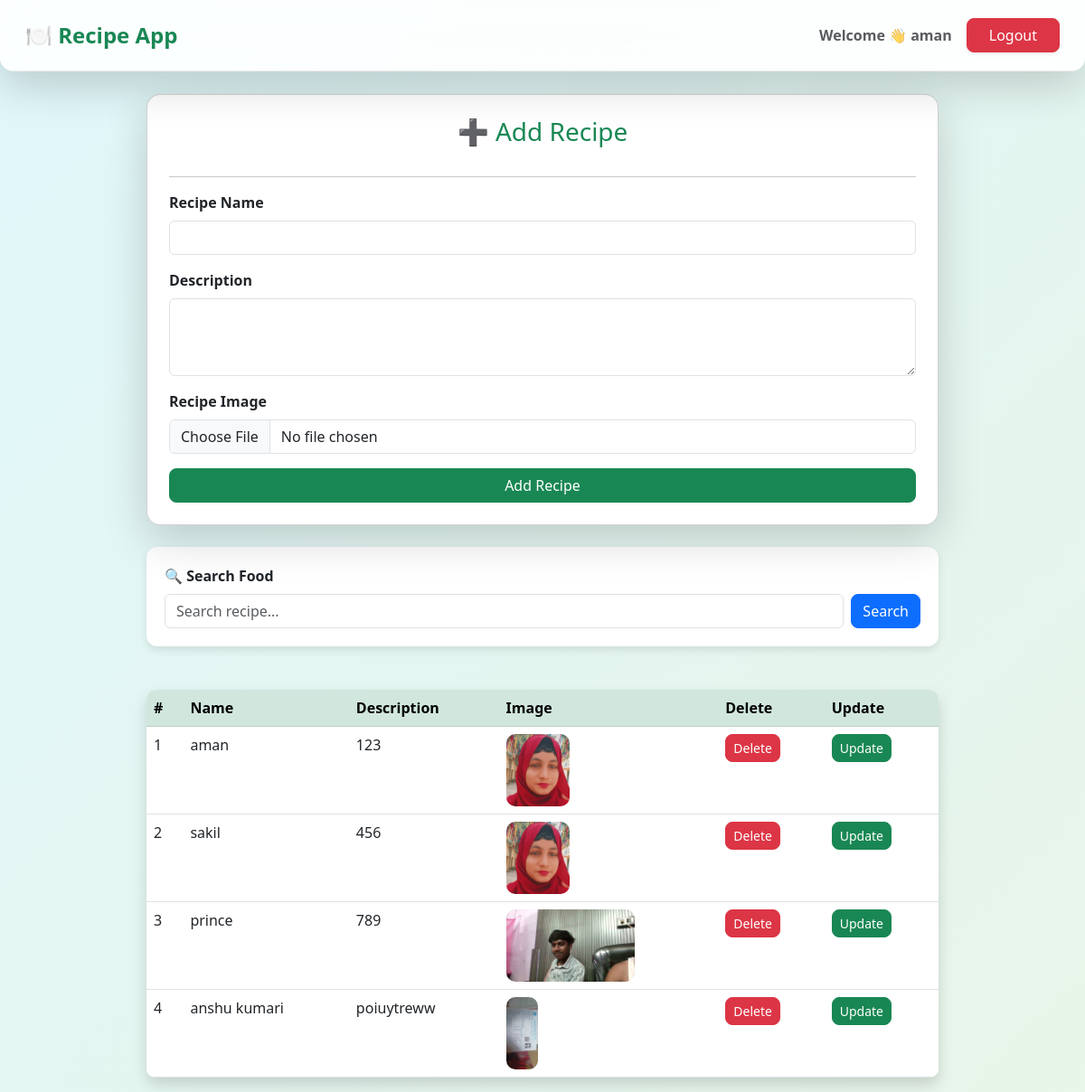
/receipes/ (signed in), run on the app's committed database.
### vege/models.py (models this page shows)
class Receipe(models.Model):
    user=models.ForeignKey(User, on_delete=models.SET_NULL,null=True,blank=True)
    receipe_name=models.CharField(max_length=100)
    receipe_description=models.TextField()
    receipe_image=models.ImageField(upload_to="receipe")
    receipe_view_count=models.IntegerField(default=1)

### vege/views.py (the view, shortened to what this page needs)
# urls.py: path('receipes/', views.receipes),
@login_required(login_url="/login/")
def receipes(request):
    queryset=Receipe.objects.all()
    search_query = request.GET.get('search')
    if search_query:
        queryset = queryset.filter(receipe_name__icontains=search_query)
    context={'receipes':queryset}
    return render(request,'receipes.html',context)

### vege/templates/receipes.html (shortened to what this page needs)
<!DOCTYPE html>
<html>
<head>
  <link href="https://cdn.jsdelivr.net/npm/bootstrap@5.3.0/dist/css/bootstrap.min.css" rel="stylesheet">
</head>
<body>
<nav class="navbar navbar-expand-lg shadow-lg py-3 fixed-top"
     style="background: rgba(255,255,255,0.9); backdrop-filter: blur(15px); border-bottom: 1px solid #eee;">
  <div class="container-fluid">
    <a class="navbar-brand fw-bold fs-4 text-success ms-3">
      🍽 Recipe App
    </a>
    <div class="d-flex align-items-center gap-3 me-3">
      <span class="text-muted fw-semibold">
        Welcome 👋 {{ request.user.username }}
      </span>
      <form action="/logout/" method="POST" class="m-0">
        <button class="btn btn-danger px-4 shadow-sm">
          Logout
        </button>
      </form>
    </div>
  </div>
</nav>
<div class="container mt-4" style="max-width: 900px;">
  <form method="POST" enctype="multipart/form-data" class="card p-4 shadow-lg">
    <h3 class="text-center mb-3 text-success">➕ Add Recipe</h3>
    <hr>
    <div class="mb-3">
      <label class="form-label fw-semibold">Recipe Name</label>
      <input type="text" name="receipe_name" class="form-control" required>
    </div>
    <div class="mb-3">
      <label class="form-label fw-semibold">Description</label>
      <textarea name="receipe_description" class="form-control" rows="3" required></textarea>
    </div>
    <div class="mb-3">
      <label class="form-label fw-semibold">Recipe Image</label>
      <input type="file" name="receipe_image" class="form-control">
    </div>
    <button class="btn btn-success w-100">Add Recipe</button>
  </form>
  <div class="search-box mt-4">
    <form method="GET">
      <label class="form-label fw-semibold">🔍 Search Food</label>
      <div class="d-flex gap-2">
        <input type="text" name="search" class="form-control" placeholder="Search recipe...">
        <button class="btn btn-primary">Search</button>
      </div>
    </form>
  </div>
  <div class="mt-5">
    <table class="table table-hover shadow bg-white">
      <thead class="table-success">
        <tr>
          <th>#</th>
          <th>Name</th>
          <th>Description</th>
          <th>Image</th>
          <th>Delete</th>
          <th>Update</th>
        </tr>
      </thead>
      <tbody>
        {% for receipe in receipes %}
        <tr>
          <td>{{ forloop.counter }}</td>
          <td>{{ receipe.receipe_name }}</td>
          <td>{{ receipe.receipe_description }}</td>
          <td>
            {% if receipe.receipe_image %}
              <img src="{{ receipe.receipe_image.url }}" height="80">
            {% else %}
              No Image
            {% endif %}
          </td>
          <td>
            <form action="/delete-receipe/{{ receipe.id }}/" method="POST">
              <button class="btn btn-danger btn-sm">Delete</button>
            </form>
          </td>
          <td>
            <a href="/update-receipe/{{ receipe.id }}/" class="btn btn-success btn-sm">Update</a>
          </td>
        </tr>
        {% endfor %}
      </tbody>
    </table>
  </div>
</div>
</body>
</html>

### vege/templates/receipes.html (style rules this page uses)
body { background: linear-gradient(135deg, #e0f7fa, #e8f5e9); min-height: 100vh; padding-top: 80px; }
.card { border-radius: 15px; transition: all 0.3s ease; }
.navbar { border-radius: 0 0 15px 15px; }
.table { border-radius: 10px; overflow: hidden; }
.table img { border-radius: 10px; }
.btn { border-radius: 8px; }
.search-box { background: white; padding: 20px; border-radius: 12px; box-shadow: 0 4px 10px rgba(0,0,0,0.1); }

### data on the page
Receipe: receipe_name "aman", receipe_description "123", receipe_image (picture)
Receipe: receipe_name "sakil", receipe_description "456", receipe_image (picture)
Receipe: receipe_name "prince", receipe_description "789", receipe_image (picture)
Receipe: receipe_name "anshu kumari", receipe_description "poiuytreww", receipe_image (picture)

### other printed values
{{ request.user.username }} "aman"
